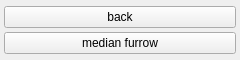
<?xml version="1.0" encoding="UTF-8"?>
<ui version="4.0">
 <class>body_parts_back_menu</class>
 <widget class="QWidget" name="body_parts_back_menu">
  <property name="geometry">
   <rect><x>0</x><y>0</y><width>240</width><height>60</height></rect>
  </property>
  <layout class="QGridLayout" name="grid">
   <property name="leftMargin"><number>4</number></property>
   <property name="topMargin"><number>4</number></property>
   <property name="rightMargin"><number>4</number></property>
   <property name="bottomMargin"><number>4</number></property>
   <property name="horizontalSpacing"><number>2</number></property>
   <property name="verticalSpacing"><number>2</number></property>
   <item row="0" column="0">
    <widget class="QPushButton" name="chk_back">
     <property name="checkable"><bool>true</bool></property>
     <property name="text"><string>back</string></property>
     <property name="tags" stdset="0"><string>back</string></property>
    </widget>
   </item>
   <item row="1" column="0">
    <widget class="QPushButton" name="chk_median_furrow">
     <property name="checkable"><bool>true</bool></property>
     <property name="text"><string>median furrow</string></property>
     <property name="tags" stdset="0"><string>median furrow</string></property>
    </widget>
   </item>
  </layout>
 </widget>
 <resources/>
 <connections/>
</ui>
